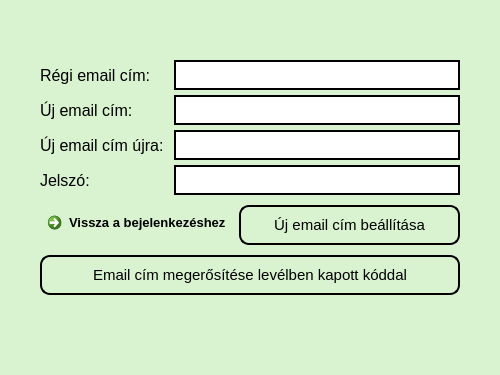
<?xml version="1.0" encoding="UTF-8"?>
<ui version="4.0">
 <class>change_email_form</class>
 <widget class="QWidget" name="change_email_form">
  <property name="geometry">
   <rect>
    <x>0</x>
    <y>0</y>
    <width>500</width>
    <height>375</height>
   </rect>
  </property>
  <property name="minimumSize">
   <size>
    <width>500</width>
    <height>375</height>
   </size>
  </property>
  <property name="maximumSize">
   <size>
    <width>500</width>
    <height>375</height>
   </size>
  </property>
  <property name="palette">
   <palette>
    <active>
     <colorrole role="Button">
      <brush brushstyle="SolidPattern">
       <color alpha="255">
        <red>217</red>
        <green>242</green>
        <blue>208</blue>
       </color>
      </brush>
     </colorrole>
     <colorrole role="Base">
      <brush brushstyle="SolidPattern">
       <color alpha="255">
        <red>255</red>
        <green>255</green>
        <blue>255</blue>
       </color>
      </brush>
     </colorrole>
     <colorrole role="Window">
      <brush brushstyle="SolidPattern">
       <color alpha="255">
        <red>217</red>
        <green>242</green>
        <blue>208</blue>
       </color>
      </brush>
     </colorrole>
    </active>
    <inactive>
     <colorrole role="Button">
      <brush brushstyle="SolidPattern">
       <color alpha="255">
        <red>217</red>
        <green>242</green>
        <blue>208</blue>
       </color>
      </brush>
     </colorrole>
     <colorrole role="Base">
      <brush brushstyle="SolidPattern">
       <color alpha="255">
        <red>255</red>
        <green>255</green>
        <blue>255</blue>
       </color>
      </brush>
     </colorrole>
     <colorrole role="Window">
      <brush brushstyle="SolidPattern">
       <color alpha="255">
        <red>217</red>
        <green>242</green>
        <blue>208</blue>
       </color>
      </brush>
     </colorrole>
    </inactive>
    <disabled>
     <colorrole role="Button">
      <brush brushstyle="SolidPattern">
       <color alpha="255">
        <red>217</red>
        <green>242</green>
        <blue>208</blue>
       </color>
      </brush>
     </colorrole>
     <colorrole role="Base">
      <brush brushstyle="SolidPattern">
       <color alpha="255">
        <red>217</red>
        <green>242</green>
        <blue>208</blue>
       </color>
      </brush>
     </colorrole>
     <colorrole role="Window">
      <brush brushstyle="SolidPattern">
       <color alpha="255">
        <red>217</red>
        <green>242</green>
        <blue>208</blue>
       </color>
      </brush>
     </colorrole>
    </disabled>
   </palette>
  </property>
  <property name="windowTitle">
   <string>Email cím cseréje</string>
  </property>
  <layout class="QFormLayout" name="formLayout_2">
   <property name="horizontalSpacing">
    <number>10</number>
   </property>
   <property name="verticalSpacing">
    <number>10</number>
   </property>
   <property name="leftMargin">
    <number>40</number>
   </property>
   <property name="topMargin">
    <number>60</number>
   </property>
   <property name="rightMargin">
    <number>40</number>
   </property>
   <property name="bottomMargin">
    <number>60</number>
   </property>
   <item row="0" column="0" colspan="2">
    <widget class="QGroupBox" name="groupBox">
     <property name="styleSheet">
      <string notr="true">border:none;</string>
     </property>
     <property name="title">
      <string/>
     </property>
     <layout class="QFormLayout" name="formLayout">
      <property name="horizontalSpacing">
       <number>10</number>
      </property>
      <property name="verticalSpacing">
       <number>5</number>
      </property>
      <property name="leftMargin">
       <number>0</number>
      </property>
      <property name="topMargin">
       <number>0</number>
      </property>
      <property name="rightMargin">
       <number>0</number>
      </property>
      <property name="bottomMargin">
       <number>0</number>
      </property>
      <item row="1" column="1">
       <widget class="QLineEdit" name="old_email_line_edit">
        <property name="sizePolicy">
         <sizepolicy hsizetype="Expanding" vsizetype="Preferred">
          <horstretch>0</horstretch>
          <verstretch>0</verstretch>
         </sizepolicy>
        </property>
        <property name="minimumSize">
         <size>
          <width>0</width>
          <height>30</height>
         </size>
        </property>
        <property name="font">
         <font>
          <pointsize>12</pointsize>
         </font>
        </property>
        <property name="styleSheet">
         <string notr="true">border: 2px solid black;</string>
        </property>
        <property name="inputMethodHints">
         <set>Qt::ImhEmailCharactersOnly</set>
        </property>
        <property name="maxLength">
         <number>254</number>
        </property>
       </widget>
      </item>
      <item row="3" column="1">
       <widget class="QLineEdit" name="new_email_line_edit">
        <property name="sizePolicy">
         <sizepolicy hsizetype="Expanding" vsizetype="Preferred">
          <horstretch>0</horstretch>
          <verstretch>0</verstretch>
         </sizepolicy>
        </property>
        <property name="minimumSize">
         <size>
          <width>0</width>
          <height>30</height>
         </size>
        </property>
        <property name="font">
         <font>
          <pointsize>12</pointsize>
         </font>
        </property>
        <property name="styleSheet">
         <string notr="true">border: 2px solid black;</string>
        </property>
        <property name="inputMethodHints">
         <set>Qt::ImhEmailCharactersOnly</set>
        </property>
        <property name="maxLength">
         <number>254</number>
        </property>
       </widget>
      </item>
      <item row="5" column="1">
       <widget class="QLineEdit" name="new_email_repeat_line_edit">
        <property name="sizePolicy">
         <sizepolicy hsizetype="Expanding" vsizetype="Preferred">
          <horstretch>0</horstretch>
          <verstretch>0</verstretch>
         </sizepolicy>
        </property>
        <property name="minimumSize">
         <size>
          <width>0</width>
          <height>30</height>
         </size>
        </property>
        <property name="font">
         <font>
          <pointsize>12</pointsize>
         </font>
        </property>
        <property name="styleSheet">
         <string notr="true">border: 2px solid black;</string>
        </property>
        <property name="inputMethodHints">
         <set>Qt::ImhEmailCharactersOnly</set>
        </property>
        <property name="maxLength">
         <number>254</number>
        </property>
       </widget>
      </item>
      <item row="6" column="0">
       <widget class="QLabel" name="password_label">
        <property name="font">
         <font>
          <pointsize>12</pointsize>
         </font>
        </property>
        <property name="text">
         <string>Jelszó:</string>
        </property>
       </widget>
      </item>
      <item row="6" column="1">
       <widget class="QLineEdit" name="password_line_edit">
        <property name="sizePolicy">
         <sizepolicy hsizetype="Expanding" vsizetype="Preferred">
          <horstretch>0</horstretch>
          <verstretch>0</verstretch>
         </sizepolicy>
        </property>
        <property name="minimumSize">
         <size>
          <width>0</width>
          <height>30</height>
         </size>
        </property>
        <property name="font">
         <font>
          <pointsize>12</pointsize>
         </font>
        </property>
        <property name="styleSheet">
         <string notr="true">border: 2px solid black;</string>
        </property>
        <property name="maxLength">
         <number>50</number>
        </property>
        <property name="echoMode">
         <enum>QLineEdit::Password</enum>
        </property>
       </widget>
      </item>
      <item row="1" column="0">
       <widget class="QLabel" name="email_label">
        <property name="font">
         <font>
          <pointsize>12</pointsize>
         </font>
        </property>
        <property name="styleSheet">
         <string notr="true"/>
        </property>
        <property name="text">
         <string>Régi email cím:</string>
        </property>
       </widget>
      </item>
      <item row="3" column="0">
       <widget class="QLabel" name="email_label_2">
        <property name="font">
         <font>
          <pointsize>12</pointsize>
         </font>
        </property>
        <property name="styleSheet">
         <string notr="true"/>
        </property>
        <property name="text">
         <string>Új email cím:</string>
        </property>
       </widget>
      </item>
      <item row="5" column="0">
       <widget class="QLabel" name="email_label_3">
        <property name="font">
         <font>
          <pointsize>12</pointsize>
         </font>
        </property>
        <property name="styleSheet">
         <string notr="true"/>
        </property>
        <property name="text">
         <string>Új email cím újra:</string>
        </property>
       </widget>
      </item>
     </layout>
    </widget>
   </item>
   <item row="1" column="0">
    <widget class="QCommandLinkButton" name="back_to_login_cmd_link_btn">
     <property name="minimumSize">
      <size>
       <width>0</width>
       <height>40</height>
      </size>
     </property>
     <property name="maximumSize">
      <size>
       <width>16777215</width>
       <height>16777215</height>
      </size>
     </property>
     <property name="font">
      <font>
       <family>Segoe UI</family>
       <pointsize>10</pointsize>
      </font>
     </property>
     <property name="cursor">
      <cursorShape>PointingHandCursor</cursorShape>
     </property>
     <property name="layoutDirection">
      <enum>Qt::RightToLeft</enum>
     </property>
     <property name="text">
      <string>Vissza a bejelenkezéshez</string>
     </property>
    </widget>
   </item>
   <item row="1" column="1">
    <widget class="QPushButton" name="new_email_btn">
     <property name="sizePolicy">
      <sizepolicy hsizetype="Preferred" vsizetype="Preferred">
       <horstretch>0</horstretch>
       <verstretch>0</verstretch>
      </sizepolicy>
     </property>
     <property name="minimumSize">
      <size>
       <width>0</width>
       <height>40</height>
      </size>
     </property>
     <property name="font">
      <font>
       <pointsize>11</pointsize>
      </font>
     </property>
     <property name="cursor">
      <cursorShape>PointingHandCursor</cursorShape>
     </property>
     <property name="styleSheet">
      <string notr="true">background-color: #D9F2D0; border: 2px solid black; border-radius:10; padding-left:20px;padding-right:20px</string>
     </property>
     <property name="text">
      <string>Új email cím beállítása</string>
     </property>
    </widget>
   </item>
   <item row="2" column="0" colspan="2">
    <widget class="QPushButton" name="email_validation_btn">
     <property name="minimumSize">
      <size>
       <width>0</width>
       <height>40</height>
      </size>
     </property>
     <property name="font">
      <font>
       <pointsize>11</pointsize>
      </font>
     </property>
     <property name="cursor">
      <cursorShape>PointingHandCursor</cursorShape>
     </property>
     <property name="styleSheet">
      <string notr="true">background-color: #D9F2D0; border: 2px solid black; border-radius:10; padding-left:20px;padding-right:20px</string>
     </property>
     <property name="text">
      <string>Email cím megerősítése levélben kapott kóddal</string>
     </property>
    </widget>
   </item>
  </layout>
 </widget>
 <resources/>
 <connections/>
</ui>
